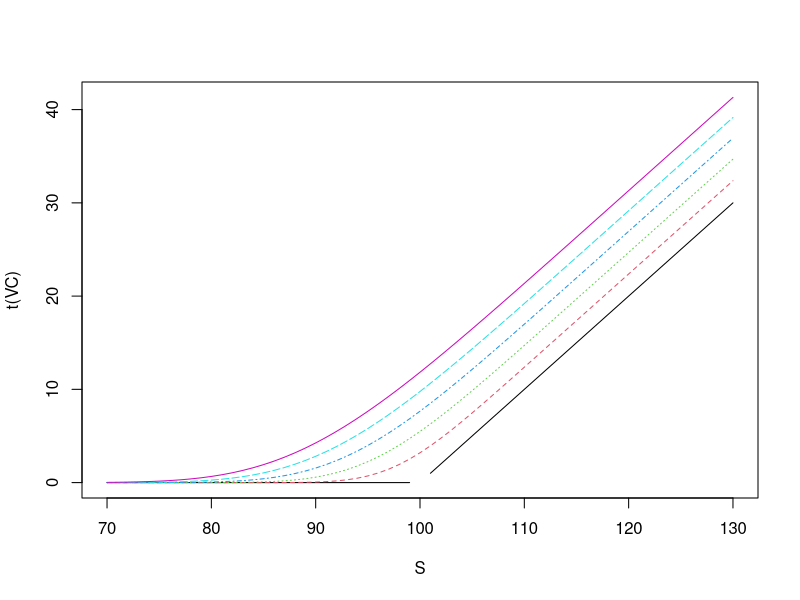

Generate this figure with R:
m <- 6;
n <- 61;
S0 <- 70;
S1 <- 130;
K <- 100;
r <- 0.12;
T <- 1.0;
sigma <- 0.10;

time <- seq(T,0, length=m);
S <- seq(S0,S1, length=n);

numerd1 <- outer( ( (r + sigma^2/2)*(T-time)), log(S/K), "+");
numerd2 <- outer( ( (r - sigma^2/2)*(T-time)), log(S/K), "+");

d1 <- numerd1/(sigma*sqrt(T-time));
d2 <- numerd2/(sigma*sqrt(T-time));
part1 <- t(t(pnorm(d1))*S);
part2 <- K*exp(-r*(T-time))*pnorm(d2);
VC <- part1 - part2;

matplot(S, t(VC), type = "l");

## NAME: solution.R
##
## USAGE: within R, at interactive prompt
##        source("solution.R")
## REQUIRED ARGUMENTS: none
##
## OPTIONS: none
## DESCRIPTION:  For given parameter values, the Black-Scholes-Merton
## solution formula is sampled at a specified m X 1 array of times and
## at a specified  1 X n array of security prices using vectorization
## and broadcasting.  The result can be plotted as functions of the
## security price as done in the text.  This approach is taken to
## illustrate the use of vectorization and broadcasting for efficient
## evaluation of an array of solution values from a complicated formula.
##              
## DIAGNOSTICS: none
## CONFIGURATION AND ENVIRONMENT: none
## DEPENDENCIES:  none
## INCOMPATIBILITIES: none known
## PROVENANCE: Created by sdunbar
## BUGS AND LIMITATIONS: The definition of the function VC does only
## no error checking in the input variables.  This could be improved
## to do type checking and even value checking for appropriate values.
##
## The S variable is considered to be a row vector, of size 1 X n
## although R actually creates and uses it as a column vector of size n x 1.
## The t variable is considered to be a column vector, of size m X 1.
## The calculation of d1 and d2 then uses broadcasting, also called
## binary singleton expansion, recycling, single-instruction multiple
## data or replication.
##
## The calculation is vectorized for an array of S values and an array
## of t values, but it is NOT vectorized for arrays in the parameters
## K, r, T, and sigma.
##
## The calculation relies on using the rules for calcuation and handling of
## infinity and NaN (Not a Number) which come from divisions by 0, taking
## logarithms of 0, and negative numbers and calculating the normal cdf at
## ininifty and negative infinity.  R will not plot a NaN which accounts for
## the gap at S = 0 in the graph line for t = 1.
##
## The color labeling of the plot lines is the default coloring.
## There doesn't seem to be an easy way to get the color labeling
## described in the text.
## FEATURES AND POTENTIAL IMPROVEMENTS:
## Add a plot key labeling the plot lines.
##
## The calculation of the matrix part1 requires some analysis because it uses the
## recycling rule.  The matrix d1 is constructed as size 6 rows and 61 columns and
## pnorm() function applied to d1 preserves that size.  Then the transpose t() 
## is 61 rows by 6 columns.  The vector S has size 61 rows with 1 column.  Then
## Multiply t(pnorm(d1)) by S elementwise using the recylcing rule, going down the
## column.  This multiplication will recycle S 6 times, once for each column in
## t(pnorm(d1)).  Then take the transpose again to reshape the product to 6 by 61.
##
## The calculation of the matrix part2 requires some analysis because
## it uses the recycling rule.  The matrix d2 is constructed as size 6
## rows and 61 columns and pnorm() function applied to d2 preserves
## that size.  The vector K*exp(-r*(T-time)) has size 6 rows with 1 column.  Then
## Multiply K*exp(-r*(T-time)) with pnorm(d2) elementwise using the recylcing rule,
## going down the column.  This multiplication will recycle 61 times,
## once for each column in pnorm(d2). 
##
## To do the plotting. matplot plots the columns of one matrix against the 
## columns of another.  VC is 6 rows (one for each time element) by 61
## columns, and we wish to plot each row against S which is 1 column with 61 rows.
## Therefore, it is necessary to take the transpose of VC.
## AUTHOR:  Steve Dunbar
## VERSION: Version 1.0, as of Thu Oct 23, 2014  5:38 AM
## KEYWORDS: Black Scholes equation


